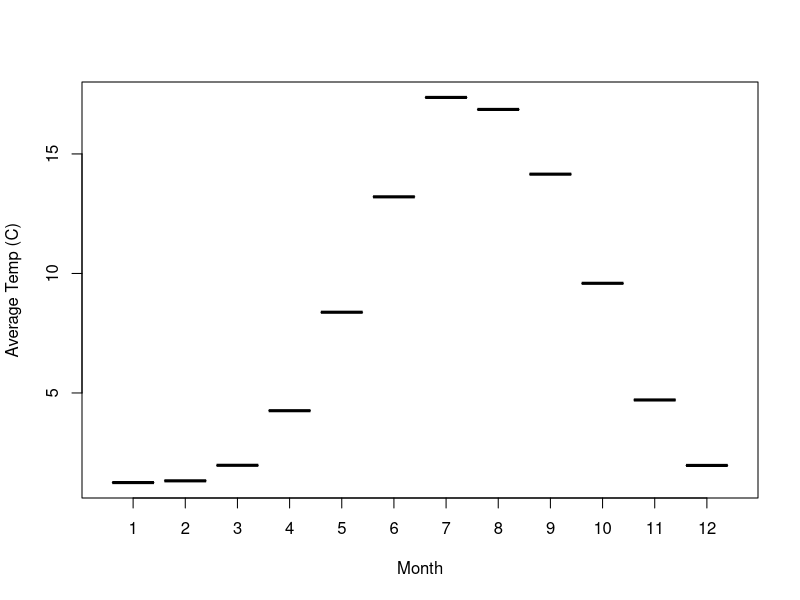
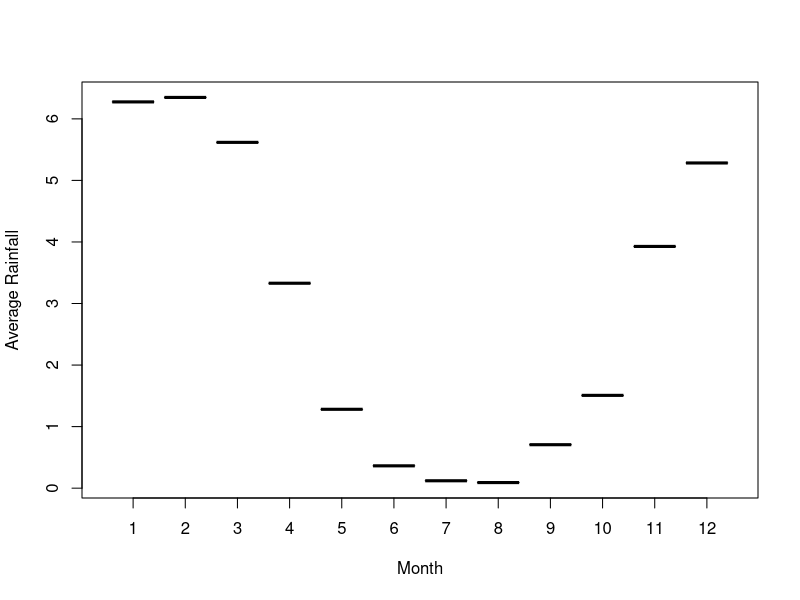
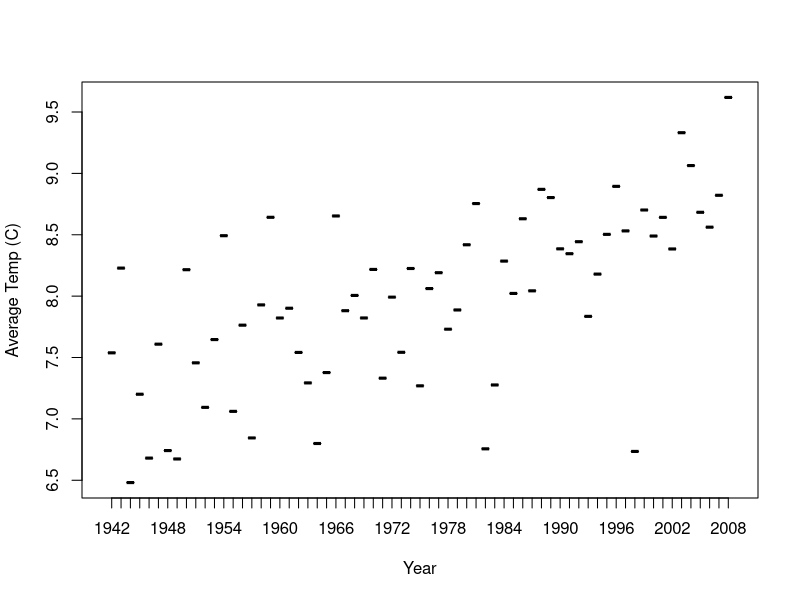
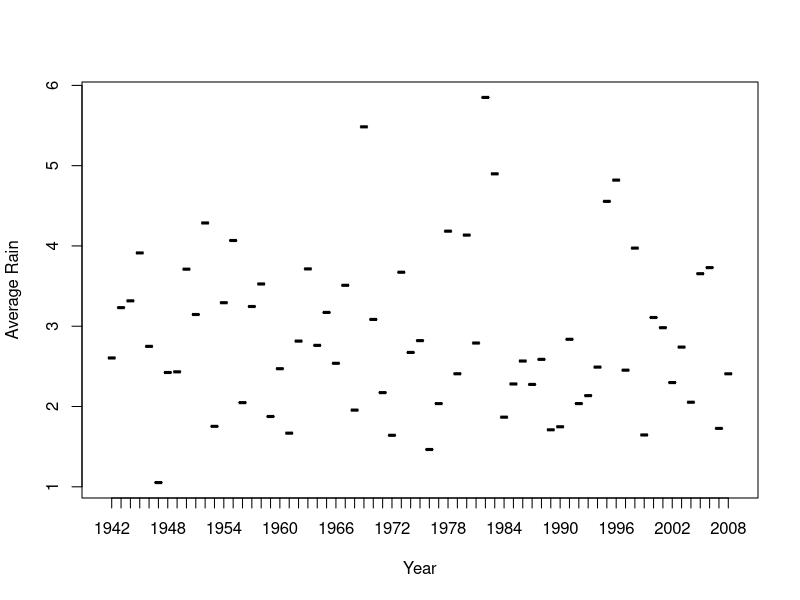
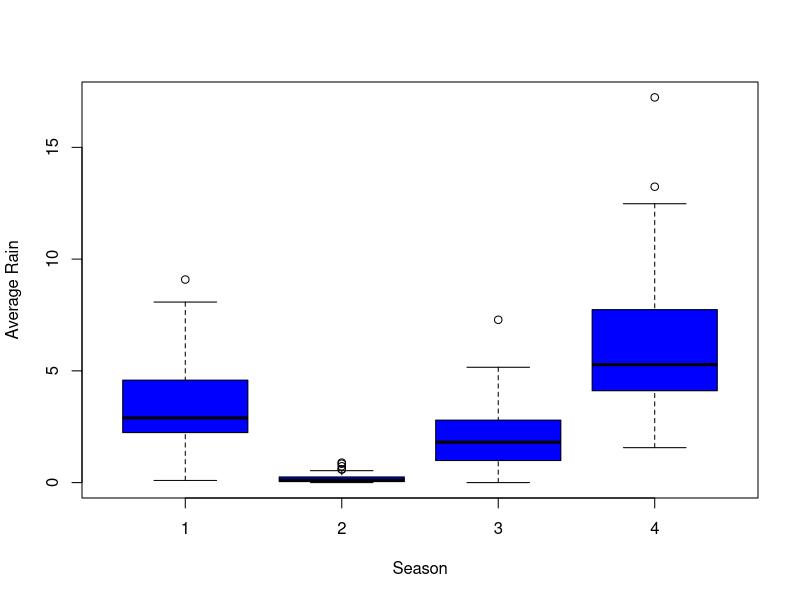
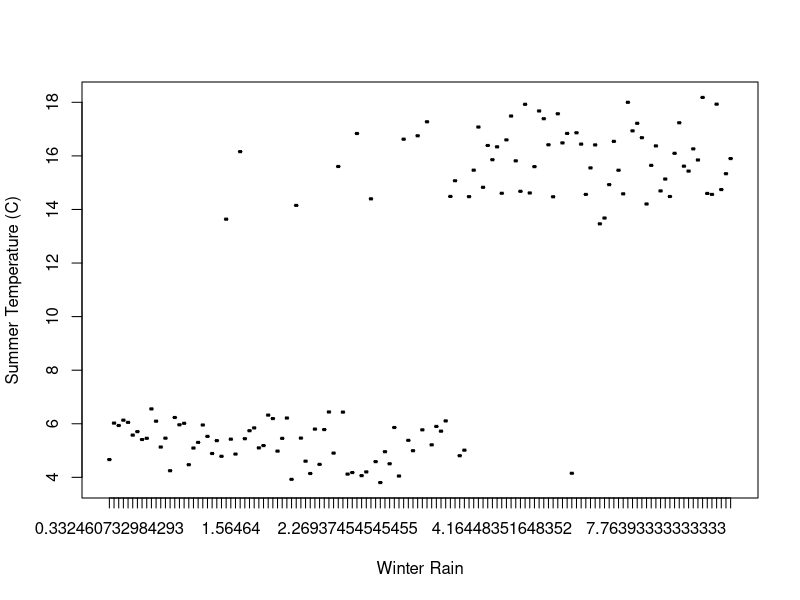

Write the R code that produced these figures, in order.
## ---- chunk 1
climatetable = read.table("clim.txt", header=TRUE)

tempminavg = aggregate(climatetable$tmin, list(month = climatetable$month), mean)

tempmaxavg = aggregate(climatetable$tmax, list(month = climatetable$month), mean)

temptotalavg = (tempmaxavg+tempminavg)/2
temptotalavg
  
boxplot(temptotalavg$x~temptotalavg$month,
        ylab="Average Temp (C)",
        xlab = "Month",
        col = "blue")

## ---- chunk 2
climatetable = read.table("clim.txt", header=TRUE)

rainavg = aggregate(climatetable$rain, list(month = climatetable$month), mean)

boxplot(rainavg$x~rainavg$month,
        ylab="Average Rainfall",
        xlab = "Month",
        col = "blue")

## ---- chunk 3
climatetable = read.table("clim.txt", header=TRUE)

annualtempmin = aggregate(climatetable$tmin, list(year = climatetable$year), mean)

annualtempmax = aggregate(climatetable$tmax, list(year = climatetable$year), mean)

annualtempavg = (annualtempmax+annualtempmin)/2

  
boxplot(annualtempavg$x~annualtempavg$year,
        ylab="Average Temp (C)",
        xlab = "Year",
        col = "blue")

annualrain = aggregate(climatetable$rain, list(year = climatetable$year), mean)

boxplot(annualrain$x~annualrain$year, 
        ylab="Average Rain",
        xlab = "Year",
        col = "blue")

## ---- chunk 4

divalign = "center"
imgsrc = "ESM262Assignment1Bird/DryPool.JPG"
height = 400

## ---- chunk 5
climatetable2 <- read.table("clim.txt", header = TRUE)

#Spring = 1
#Summer = 2
#Fall = 3
#Winter = 4
climatetable2$season = ifelse(climatetable2$month %in% c(3,4,5),1,
ifelse(climatetable2$month %in% c(6,7,8),2,
ifelse(climatetable2$month %in% c(9,10,11),3,4)))

## ---- chunk 6


seasonalrain = aggregate(climatetable2$rain, list(season = climatetable2$season, year = climatetable2$year), mean)

seasonaltmin = aggregate(climatetable2$tmin, list(season = climatetable2$season, year = climatetable2$year), mean)

seasonaltmax = aggregate(climatetable2$tmax, list(season = climatetable2$season, year = climatetable2$year), mean)

seasonaltemp = (seasonaltmin + seasonaltmax)/2


seasonalraingraph <- boxplot(seasonalrain$x~seasonalrain$season, 
        ylab="Average Rain",
        xlab = "Season",
        col = "blue")
## ---- chunk 7

winterrain = aggregate(climatetable2$rain, list(season = climatetable2$season==4, year = climatetable2$year), mean)

summertempmin = aggregate(climatetable2$tmin, list(season = climatetable2$season==2, year = climatetable2$year), mean)
summertempmax = aggregate(climatetable2$tmax, list(season = climatetable2$season==2, year = climatetable2$year), mean)
summertemp = (summertempmin + summertempmax) / 2



boxplot(summertemp$x~winterrain$x,
        ylab = "Summer Temperature (C)",
        xlab = "Winter Rain",
        col = "green")

